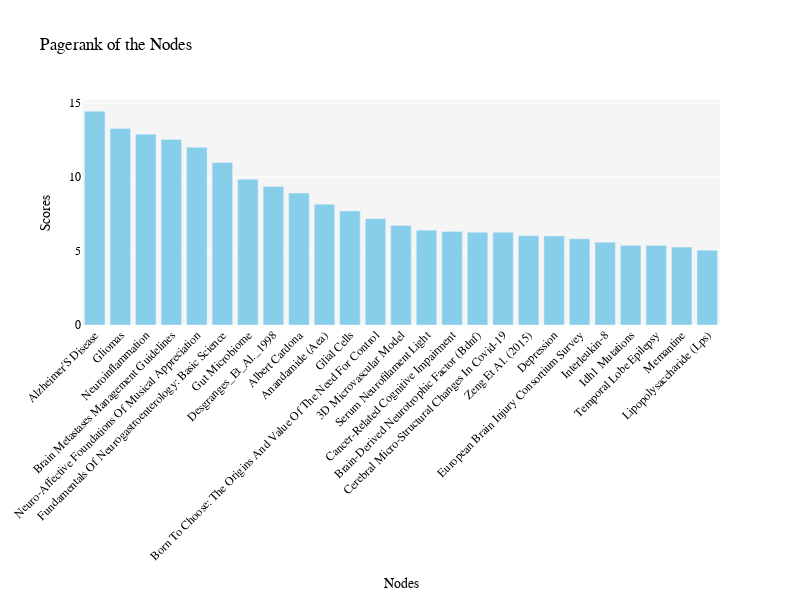

This figure's notebook cell:
### Code cell
names = [item['name'] for item in pagerank[:25]]
scores = [item['score'] for item in pagerank[:25]]

fig = go.Figure([go.Bar(x=names, y=scores, marker_color='skyblue')])

fig.update_layout(
    title='Pagerank of the Nodes',
    xaxis=dict(title='Nodes', tickangle=-45),
    yaxis=dict(title='Scores'),
    height=600,
    width=800, 
    plot_bgcolor='whitesmoke',
    font={'size':12, 'family':'Times New Roman', 'color':'black'}
)

fig.show()

### Figure 1 — Plotly figure (JSON) as saved in the notebook; plotly's stock layout.template omitted (floating-point values rounded to 4 significant figures)
{"data": [{"marker": {"color": "skyblue"}, "x": ["Alzheimer'S Disease", "Gliomas", "Neuroinflammation", "Brain Metastases Management Guidelines", "Neuro-Affective Foundations Of Musical Appreciation", "Fundamentals Of Neurogastroenterology: Basic Science", "Gut Microbiome", "Desgranges_Et_Al._1998", "Albert Cardona", "Anandamide (Aea)", "Glial Cells", "Born To Choose: The Origins And Value Of The Need For Control", "3D Microvascular Model", "Serum Neurofilament Light", "Cancer-Related Cognitive Impairment", "Brain-Derived Neurotrophic Factor (Bdnf)", "Cerebral Micro-Structural Changes In Covid-19", "Zeng Et Al. (2015)", "Depression", "European Brain Injury Consortium Survey", "Interleukin-8", "Idh1 Mutations", "Temporal Lobe Epilepsy", "Memantine", "Lipopolysaccharide (Lps)"], "y": [14.44, 13.28, 12.89, 12.54, 12.0, 10.97, 9.84, 9.353, 8.911, 8.155, 7.702, 7.179, 6.722, 6.403, 6.316, 6.261, 6.261, 6.029, 6.014, 5.819, 5.586, 5.378, 5.372, 5.262, 5.046], "type": "bar"}], "layout": {"xaxis": {"title": {"text": "Nodes"}, "tickangle": -45}, "font": {"size": 12, "family": "Times New Roman", "color": "black"}, "title": {"text": "Pagerank of the Nodes"}, "yaxis": {"title": {"text": "Scores"}}, "height": 600, "width": 800, "plot_bgcolor": "whitesmoke"}}
